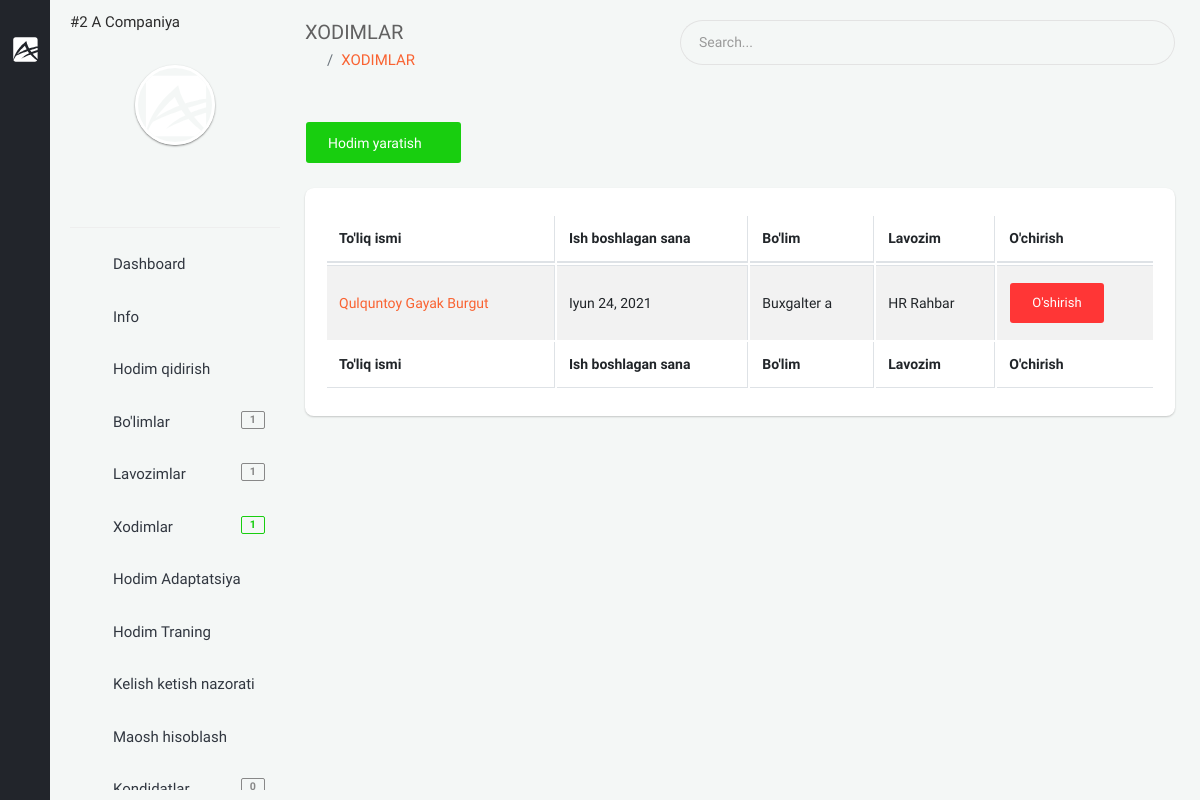
Page /backoffice/staff (signed in) on the committed database.
### app/models.py (models this page shows, shortened)
class User(AbstractUser):
    branch = models.ForeignKey(Branch, on_delete=models.CASCADE, null=True, blank=True, verbose_name="Filial")
    company = models.ForeignKey("Company", on_delete=models.CASCADE, null=True, blank=True, verbose_name='Kompaniya')
    is_director = models.BooleanField(default=True)
    is_staff = models.BooleanField(default=True)
    created_at = models.DateTimeField(auto_now_add=True)
    class Meta:
        verbose_name_plural = "HR"

class Company(models.Model):
    name = models.CharField(max_length=100, verbose_name="Kompaniya nomi")
    phone = models.CharField(max_length=25, null=True, blank=True, verbose_name="Kompaniya telefon raqami")
    type = models.ForeignKey(TypeCompany, on_delete=models.CASCADE, null=True, blank=True,
                             verbose_name="Kompaniya turi")
    address = models.CharField(max_length=255, null=True, blank=True, verbose_name="Kompaniya manzili")
    creator = models.CharField(max_length=255, null=True, blank=True, verbose_name="Kompaniya asoschisi")
    text = RichTextUploadingField(null=True, blank=True, verbose_name="Kompaniya haqida qisqacha ma'lumot")
    video = models.FileField(upload_to='company/video/', null=True, blank=True,
                             verbose_name="Kompaniya haqida qisqacha video")
    info = models.TextField(null=True, blank=True, verbose_name="Bot uchun qisqacha ma'lumot")
    logo = models.ImageField(upload_to='company/image/', null=True, blank=True, verbose_name="Kompaniya logotipi")
    amount_of_staff = models.IntegerField(verbose_name="Hodimlar soni", default=1)
    created_at = models.DateTimeField(auto_now_add=True)
    def __str__(self):
        return f'#{self.id}  {self.name}'
    @property
    def logo_url(self):
        if self.logo and hasattr(self.logo, 'url'):
            return self.logo.url
    class Meta:
        ordering = ['-created_at']
        verbose_name_plural = "Kompaniya ma'lumotini qo'shish"

class Staff(models.Model):
    GENDER = (
        ('male', 'Erkak'),
        ('female', 'Ayol')
    )
    company = models.ForeignKey(Company, on_delete=models.CASCADE, verbose_name="Kompaniya")
    first_name = models.CharField(null=True, blank=True, max_length=255, verbose_name="Ism")
    second_name = models.CharField(null=True, blank=True, max_length=255, verbose_name="Familiya")
    last_name = models.CharField(null=True, blank=True, max_length=255, verbose_name="Otasining ismi")
    username = models.CharField(null=True, blank=True, max_length=255, verbose_name="Username")
    birth_date = models.DateField(null=True, blank=True, verbose_name="Tug'ilgan sana")
    gender = models.CharField(choices=GENDER, max_length=10, verbose_name="Jinsi")
    password = models.CharField(null=True, blank=True, max_length=255, verbose_name="parol")
    training_url = models.UUIDField(max_length=200, unique=True, null=True, blank=True)
    tabel_number = models.PositiveIntegerField(null=True, blank=True, verbose_name="Tabel raqami")
    start_work_at = models.DateField(null=True, blank=True, verbose_name="Ish boshlagan sana")
    account_number = models.BigIntegerField(null=True, blank=True, verbose_name="Xisob raqami")
    email = models.EmailField(unique=True, verbose_name="Elektron manzil")
    mobile_phone = models.CharField(null=True, blank=True, max_length=15, verbose_name="Mobil telefon")
    home_phone = models.CharField(null=True, blank=True, max_length=15, verbose_name="Uy telefoni")
    work_phone = models.CharField(null=True, blank=True, max_length=15, verbose_name="Ish telefoni")
    address = models.CharField(null=True, blank=True, max_length=255, verbose_name="Uy manzili")
    image = models.ImageField(upload_to='company/staff/image/', null=True, blank=True, verbose_name="Xodimning rasmi")
    qr_code = models.ImageField(upload_to='company/staff/qr_code/', null=True, blank=True,
                                verbose_name="Xodimning qr code")
    department = models.ForeignKey(Department, on_delete=models.CASCADE, verbose_name="Bo'lim")
    position = models.ForeignKey(Position, on_delete=models.CASCADE, verbose_name="Lavozim")
    note = models.CharField(max_length=255, null=True, blank=True, verbose_name="Eslatma")
    work_plan = models.ForeignKey(WorkPlan, on_delete=models.CASCADE, null=True, blank=True, verbose_name="Ish jadvali")
    created_at = models.DateTimeField(auto_now_add=True)
    class Meta:
        ordering = ['-created_at']
        verbose_name_plural = "Xodimlar"

class Department(models.Model):
    name = models.CharField(max_length=255, verbose_name="Bo'lim nomi")
    info = models.CharField(max_length=255, null=True, blank=True, verbose_name="Bo'lim haqida")
    company = models.ForeignKey(Company, on_delete=models.CASCADE, verbose_name='Kompaniya')
    created_at = models.DateTimeField(auto_now_add=True)
    def __str__(self):
        return self.name
    class Meta:
        ordering = ['-created_at']
        verbose_name_plural = "Bo'limlar"

class Position(models.Model):
    name = models.CharField(max_length=255, verbose_name="Lavozim nomi")
    info = models.CharField(max_length=255, null=True, blank=True, verbose_name='Lavozim haqida')
    company = models.ForeignKey(Company, on_delete=models.CASCADE, verbose_name='Kompaniya')
    created_at = models.DateTimeField(auto_now_add=True)
    def __str__(self):
        return self.name
    class Meta:
        ordering = ['-created_at']
        verbose_name_plural = "Lavozim"

### backoffice/views.py (the view)
# urls.py: path('staff', views.StaffListTemplate.as_view(), name="staff"),
class StaffListTemplate(LoginRequiredMixin, generic.ListView):
    template_name = 'backoffice/pages/staff/list.html'
    model = models.Staff
    def get_context_data(self, *, object_list=None, **kwargs):
        staff = super(StaffListTemplate, self).get_context_data(**kwargs)
        company = self.request.user.company
        staff['staffs'] = models.Staff.objects.filter(company=company).order_by('-created_at')
        return staff

### backoffice/context_processors.py (called while the page is built)
def staff_amount(request):
    amount_staff = None
    if request.user.is_anonymous == False:
        company = request.user.company
        staff = models.Staff.objects.filter(company=company)
        amount_staff = staff.count()
    return {"amount_staff": amount_staff}

def position_amount(request):
    position_amounts = None
    if request.user.is_anonymous == False:
        company = request.user.company
        position = models.Position.objects.filter(company=company)
        position_amounts = position.count()
    return {
        'position_amounts': position_amounts
    }

def department_amount(request):
    department_amounts = None
    if request.user.is_anonymous == False:
        company = request.user.company
        department = models.Department.objects.filter(company=company)
        department_amounts = department.count()
    return {
        'department_amounts': department_amounts
    }

def bot_user_list_counter(request):
    department_amounts = None
    if request.user.is_anonymous == False:
        company = request.user.company
        department = models.NewStaff.objects.filter(company=company)
        department_amounts = department.count()
    return {
        'bot_user_list_counter': department_amounts
    }

### templates/backoffice/pages/staff/list.html (shortened to what this page needs)
{% extends 'backoffice/base.html' %}
{% block content %}
    <section class="content">
    <div class="container-fluid">
        <div class="block-header">
            <div class="row clearfix">
                <div class="col-lg-5 col-md-5 col-sm-12">
                    <h2>XODIMLAR</h2>
                    <ul class="breadcrumb padding-0">
                        <li class="breadcrumb-item"><a href="{% url 'backoffice-main' %}"><i class="zmdi zmdi-home"></i></a></li>
                        <li class="breadcrumb-item"><a href="javascript:void(0);">XODIMLAR</a></li>
                    </ul>
                </div>
                <div class="col-lg-7 col-md-7 col-sm-12">
                    <div class="input-group m-b-0">
                        <input type="text" class="form-control" placeholder="Search...">
                        <span class="input-group-addon">
                            <i class="zmdi zmdi-search"></i>
                        </span>
                    </div>
                </div>
            </div>
        </div>
        <div class="row clearfix">
            <div class="col-lg-12">
                <div class="card">
                    <div class="header">
                        <a href="{% url 'staff_create' %}" class="btn btn-success">Hodim yaratish <i class="zmdi zmdi-plus"></i></a>
                    </div>
                    <div class="body">
                        <div class="table-responsive">
                            <table class="table table-bordered table-striped table-hover js-basic-example dataTable">
                                <thead>
                                   <tr>
                                        <th>To'liq ismi</th>
                                        <th>Ish boshlagan sana</th>
                                        <th>Bo'lim</th>
                                        <th>Lavozim</th>
                                        <th>O'chirish</th>
                                    </tr>
                                </thead>
                                <tfoot>
                                    <tr>
                                        <th>To'liq ismi</th>
                                        <th>Ish boshlagan sana</th>
                                        <th>Bo'lim</th>
                                        <th>Lavozim</th>
                                        <th>O'chirish</th>
                                    </tr>
                                </tfoot>
                                <tbody>
                                    {% for staff in staffs %}
                                        <tr>
                                            <td><a href="{% url 'staff-detail' staff.pk %}">{{ staff.first_name }} {{ staff.second_name }} {{ staff.last_name }}</a></td>
                                            <td>{{ staff.birth_date }}</td>
                                            <td>{{ staff.department }}</td>
                                            <td>{{ staff.position}}</td>
                                            <td>
                                                <form action="{% url 'staff_delete' pk=staff.id %}" method="POST">
                                                    <input class="btn btn-default btn-danger" type="submit" value="O'shirish"/>
                                                </form>
                                            </td>
                                        </tr>
                                    {% endfor %}
                                </tbody>
                            </table>
                        </div>
                    </div>
                </div>
            </div>
        </div>
    </div>
</section>
{% endblock %}

### templates/backoffice/parts/minileftbar.html (shortened to what this page needs)
{% load static %}
<aside id="minileftbar" class="minileftbar">
    <ul class="menu_list">
        <li>
            <a href="javascript:void(0);" class="bars" style="display: inline;"></a>
            <a class="navbar-brand" href="{% url 'backoffice-main' %}"><img src="{% static 'backoffice/assets/images/logo.svg' %}" alt="Alpino"></a>
        </li>
        <li><a href="javascript:void(0);" class="menu-sm"><i class="zmdi zmdi-swap"></i></a></li>
        <li><a href="" title="Events"><i class="zmdi zmdi-calendar"></i></a></li>
        <li><a href="" title="Contact List"><i class="zmdi zmdi-account-box-phone"></i></a></li>
        <li><a href="javascript:void(0);" class="fullscreen" data-provide="fullscreen"><i
                class="zmdi zmdi-fullscreen"></i></a></li>
        <li class="power">
            <a href="{% url 'logout' %}" class="mega-menu"><i class="zmdi zmdi-power"></i></a>
        </li>
    </ul>
</aside>
<aside class="right_menu">
    <div id="leftsidebar" class="sidebar">
        <div class="menu">
            <ul class="list">
                <li>
                    <p>{{ request.user.company }}</p>
                </li>
                <li>
                    <div class="user-info m-b-20">
                        <div class="image">
                        {% if request.user.company.logo_url %}
                            <a href="{% url 'company_update' request.user.company.id %}" class=" waves-effect waves-block"><img src="{% if request.user.company.logo_url %}{{ request.user.company.logo_url }}{% endif %}" alt="User"></a>
                        {% else %}
                            <a href="{% url 'company_update' request.user.company.id %}" class=" waves-effect waves-block"><img src="{% static 'backoffice/assets/images/logo.svg' %}" alt="User"></a>
                        {% endif %}
                        </div>
                        <div class="detail">
                            <a href="javascript:void(0);" title="" class=" waves-effect waves-block"><i class="zmdi zmdi-facebook-box"></i></a>
                            <a href="javascript:void(0);" title="" class=" waves-effect waves-block"><i class="zmdi zmdi-linkedin-box"></i></a>
                            <a href="javascript:void(0);" title="" class=" waves-effect waves-block"><i class="zmdi zmdi-instagram"></i></a>
                            <a href="javascript:void(0);" title="" class=" waves-effect waves-block"><i class="zmdi zmdi-twitter-box"></i></a>
                        </div>
                    </div>
                </li>
                <li><a href="{% url 'backoffice-main' %}" class="toggled waves-effect waves-block"><i class="zmdi zmdi-home"></i><span>Dashboard</span></a></li>
                <li>
                    <a href="{% url 'info' %}" class="menu-toggle waves-effect waves-block"><i class="zmdi zmdi-desktop-windows"></i><span>Info</span></a>
                </li>
                <li>
                    <a href="{% url 'search_staff' %}" class="menu-toggle waves-effect waves-block"><i class="zmdi zmdi-search"></i><span>Hodim qidirish</span></a>
                </li>
                <li>
                    <a href="{% url 'department' %}" class="menu-toggle waves-effect waves-block"><i class="zmdi zmdi-window-maximize"></i><span>Bo'limlar</span> <span class="badge badge-default float-right">{{ department_amounts }}</span></a>
                </li>
                <li><a href="{% url 'position' %}" class="menu-toggle waves-effect waves-block"><i class="zmdi zmdi-ticket-star"></i><span>Lavozimlar</span><span class="badge badge-default float-right">{{ position_amounts }}</span></a>
                <li><a href="{% url 'staff' %}" class="menu-toggle waves-effect waves-block"><i class="zmdi zmdi zmdi-accounts-add"></i><span>Xodimlar</span><span class="badge badge-success float-right">{{ amount_staff }}</span></a></li>
                <li>
                    <a href="{% url 'training_info' %}" class="menu-toggle waves-effect waves-block"><i class="zmdi zmdi-desktop-windows"></i><span>Hodim Adaptatsiya</span></a>
                </li>
                <li>
                    <a href="" class="menu-toggle waves-effect waves-block"><i class="zmdi zmdi-run"></i><span>Hodim Traning</span></a>
                </li>
                <li>
                    <a href="{% url 'control_staff_flow' %}" class="menu-toggle waves-effect waves-block"><i class="zmdi zmdi-run"></i><span>Kelish ketish nazorati</span></a>
                </li>
                <li>
                    <a href="" class="menu-toggle waves-effect waves-block"><i class="zmdi zmdi-money-box"></i><span>Maosh hisoblash</span></a>
                </li>
                <li>
                    <a href="{% url 'new_telegram_staff' %}" class="menu-toggle waves-effect waves-block"><i class="zmdi zmdi-account-box-o "></i><span>Kondidatlar</span><span class="badge badge-default float-right">{{ bot_user_list_counter }}</span></a>
                </li>
            </ul>
        </div>
    </div>
</aside>

### backoffice/static/backoffice/assets/css/color_skins.css (style rules this page uses)
.theme-black .minileftbar { background: #22252b }
.theme-black .minileftbar .menu_list li a { color: #afafaf }

### rows in the picture
User: user.company "#2 A Companiya"
Staff: first_name "Qulquntoy", second_name "Gayak", last_name "Burgut", birth_date "Iyun 24, 2021", department "Buxgalter a", position "HR Rahbar"

### other values in the picture
{{ department_amounts }} "1"
{{ position_amounts }} "1"
{{ amount_staff }} "1"
{{ bot_user_list_counter }} "0"
